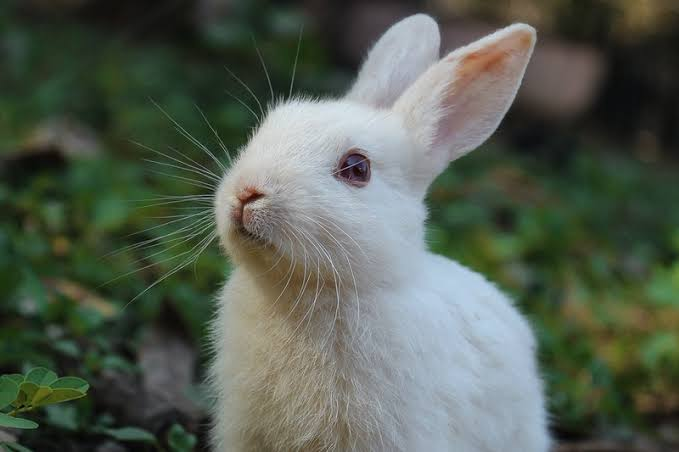
#> input picture abc4.jpeg, 679 x 452 px
$ jupyter execute --allow-errors B-4-Image-to-pencil-sketch.ipynb   (shell and % lines are left out)
#> lines starting #> are read from the running program, lines starting #| are printed output that depends on the picture
# * Image to Pencil Sketch with Python *
*Task 4- Beginning Level:   LetsGrowMore (September 2021)*

**Author- ISHAN AYUS**

[cell 1]
#import libraries
import cv2
from matplotlib import pyplot as plt

[cell 2]
#load the image Data
img = cv2.imread("abc4.jpeg")
#> img is the input picture: shape (452, 679, 3); mean B, G, R 81.6, 93.9, 85.1

 **Loading Image**

[cell 3]
img=cv2.cvtColor(img,cv2.COLOR_BGR2RGB)
plt.title("Rabbit")
plt.imshow(img)
plt.show()

**Converting to Grayscale Image**

[cell 4]
gray_img=cv2.cvtColor(img,cv2.COLOR_RGB2GRAY)
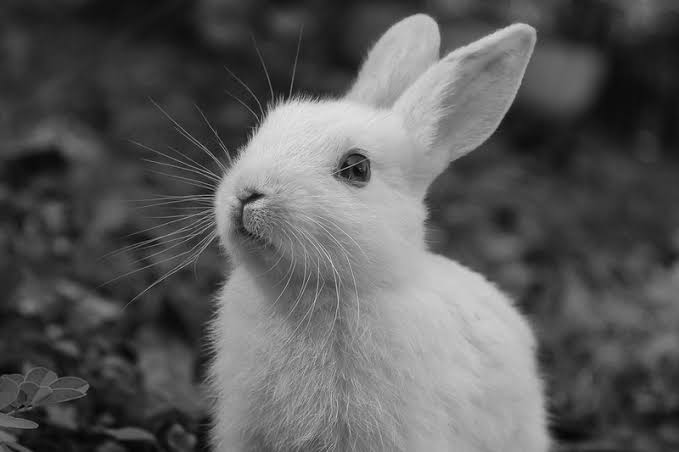
#> gray_img: shape (452, 679); min 2, max 236, mean 89.9
plt.title("Gray Image")
plt.imshow(gray_img,cmap="gray")
plt.show()

**Inverting the Image**

[cell 5]
invert_image = cv2.bitwise_not(gray_img)
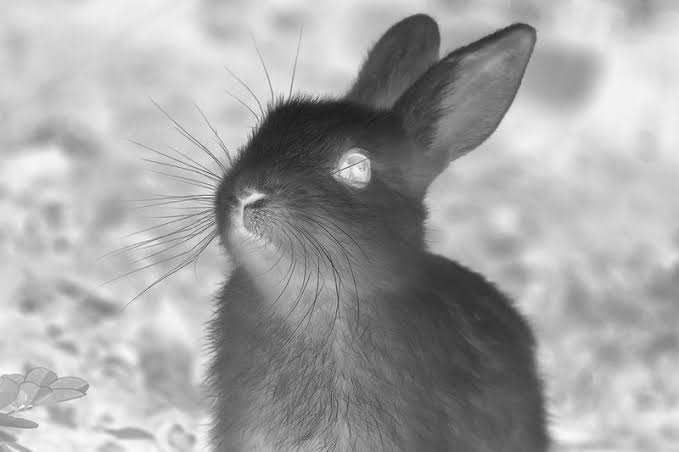
#> invert_image: shape (452, 679); min 19, max 253, mean 165.1
plt.title("Invert Image")
plt.imshow(invert_image, cmap="gray")
plt.show()

**Blurring the Inverted image**

[cell 6]
blur_img = cv2.GaussianBlur(invert_image,(111,111),0)
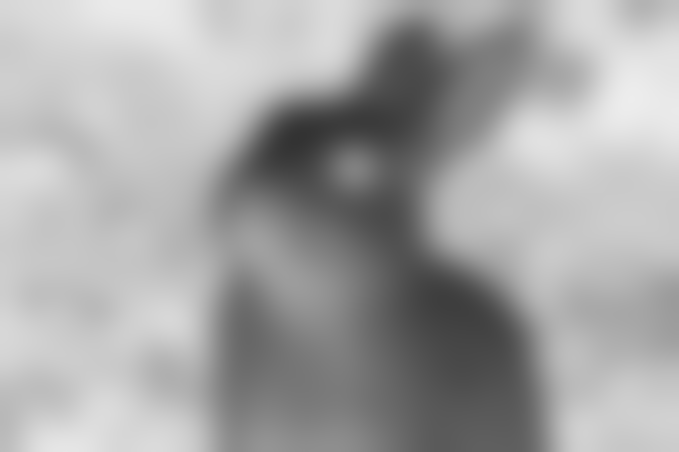
#> blur_img: shape (452, 679); min 50, max 237, mean 165.1
plt.title("Blur Image")
plt.imshow(blur_img, cmap="gray")
plt.show()

**Invert blur Image**

[cell 7]
invblur_img=cv2.bitwise_not(blur_img)
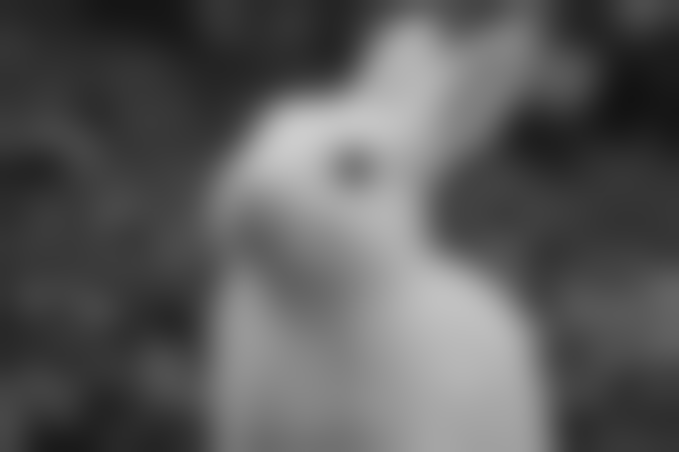
#> invblur_img: shape (452, 679); min 18, max 205, mean 89.9
plt.title("Invert Blur Image")
plt.imshow(invblur_img, cmap="gray")
plt.show()

**Pencil Sketch Image**

[cell 8]
sketch_img=cv2.divide(gray_img, invblur_img, scale=256.0)
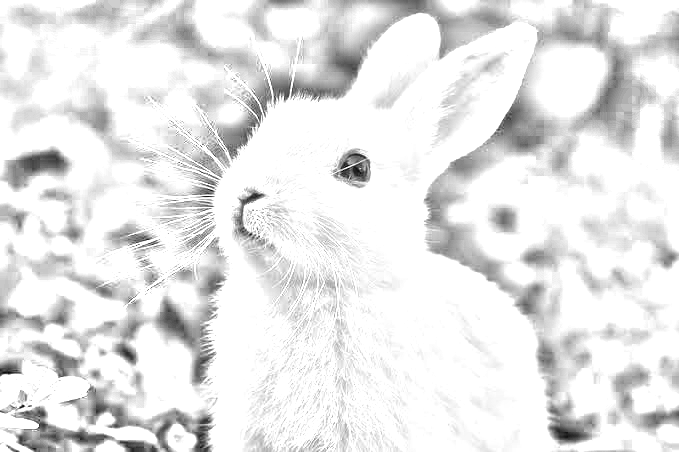
#> sketch_img: shape (452, 679); min 8, max 255, mean 230.9
plt.title("Pencil Sketch Image")
plt.imshow(sketch_img, cmap='gray')
plt.show()
